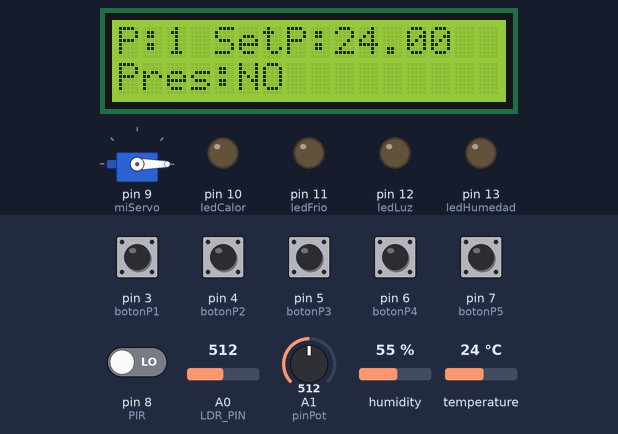
A sketch run on a simulated Arduino Uno, built with avr-gcc and run on an emulated ATmega328P. Shown: servo, 16×2 character LCD, output pins drawn as LEDs (lit = HIGH). The inputs (shaded band) are chosen by the test bench; at power-on: pin 3 (botonP1), pin 4 (botonP2), pin 5 (botonP3), pin 6 (botonP4), pin 7 (botonP5) HIGH, pin 8 (PIR) LOW, A1 (pinPot) = 512, A0 (LDR_PIN) = 512, humidity 55 %, temperature 24 °C. The local clock reads 2024-03-15 10:24:30 at power-on unless the sketch sets it; EEPROM starts erased; what the sketch prints to the serial monitor is not drawn.

Above: at 1.3 s.
1.4 s: pin 8 (PIR) driven HIGH
At 3.2 s:
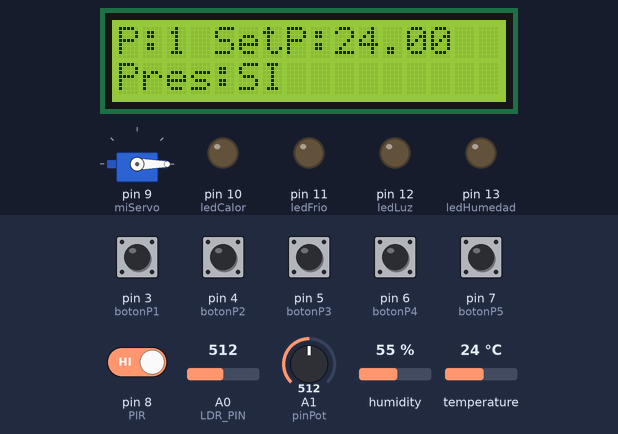
3.7 s: A1 (pinPot) set to 670
At 5.1 s:
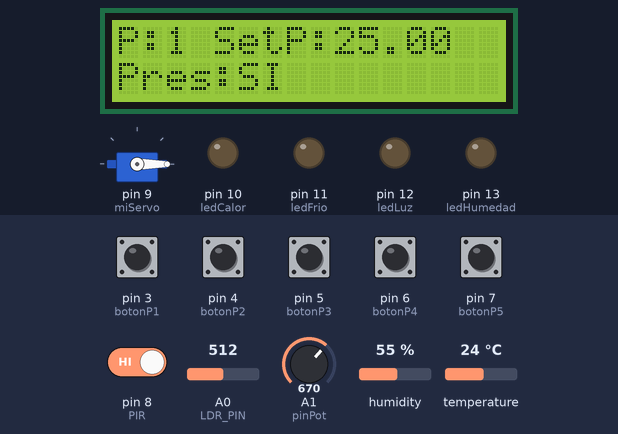
5.7 s: A1 (pinPot) set to 696
At 7.0 s:
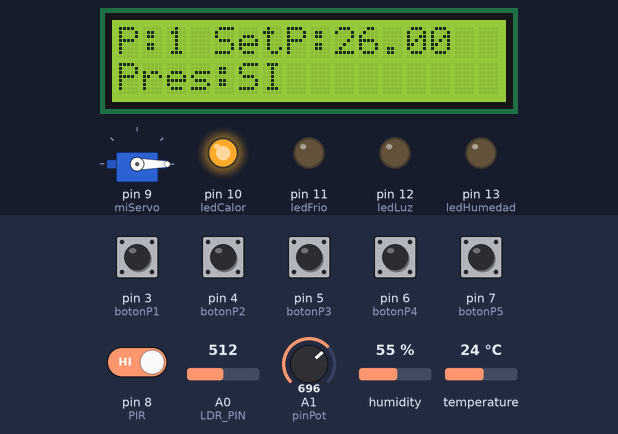
7.8 s: pin 4 (botonP2) pulled LOW for 1.25 s
At 9.1 s:
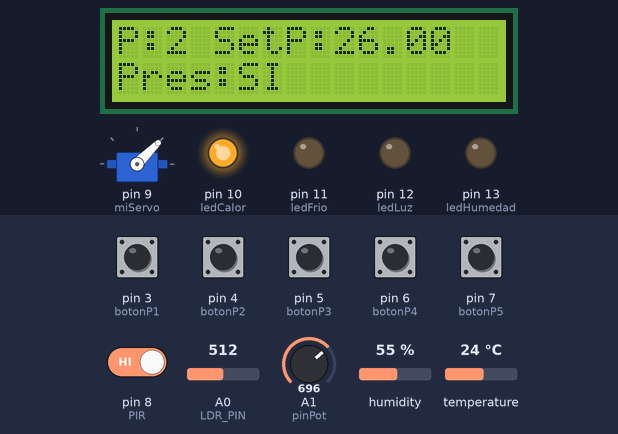
10.5 s: pin 5 (botonP3) pulled LOW for 1.25 s
At 12.3 s:
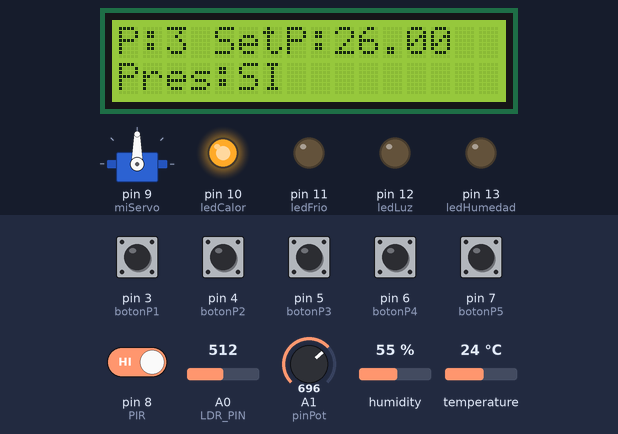
13.2 s: pin 6 (botonP4) pulled LOW for 1.25 s
At 15.3 s:
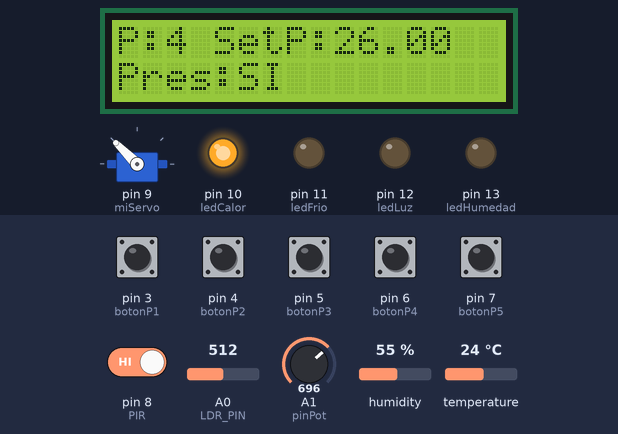
Timing chart, 0 to 16.8 s (numbered marks = the images above; inputs shaded):
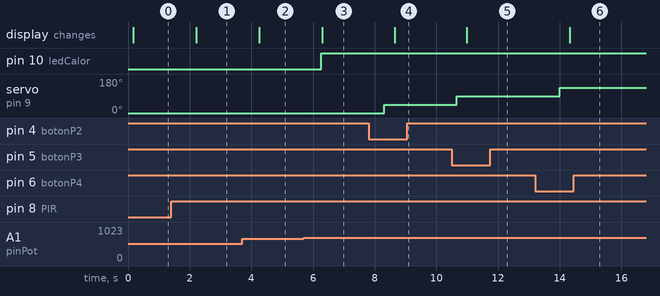

Measured:
- the behaviour switches between 681 and 682 on A1 (pinPot) (found by bisection; images 2 and 3)
- after the input at 1.4 s, the display: changes after 0.82 s (image 1)
- after the input at 3.7 s, the display: changes after 0.56 s (image 2)
- after the input at 5.7 s, pin 10 (ledCalor): LOW → HIGH after 0.57 s; the display: changes after 0.60 s (image 3)
- after the input at 7.8 s, servo on pin 9 (miServo): 0° → 45° after 0.51 s; the display: changes after 0.84 s (image 4)
- after the input at 10.5 s, servo on pin 9 (miServo): 45° → 90° after 0.15 s; the display: changes after 0.48 s (image 5)
- after the input at 13.2 s, servo on pin 9 (miServo): 90° → 135° after 0.80 s; the display: changes after 1.1 s (image 6)

The sketch:

sketch.ino
```cpp
// LIBRERIAS

#include <Wire.h> //Comunicación I2C
#include <LiquidCrystal_I2C.h> //Pantalla LCD
#include <DHT.h>//Sensor DHT22
#include <Servo.h> //Control servo
#include <PinChangeInterrupt.h>//Gestión de inerrupciones
#include <RTClib.h> //Reloj RTC
#include <EEPROM.h>

//CONFIG SENSOR DHT22
#define DHT_PIN 2 //Pin datos sensor
#define DHT_TYPE DHT22 //tipo de sensor

// CREACIÓN OBJETOS SENSORES Y ACTUADORES
DHT dht(DHT_PIN, DHT_TYPE);
LiquidCrystal_I2C lcd(0x27, 16, 2);
Servo miServo;
RTC_DS1307 rtc;

// PINES
int LDR_PIN = A0;
int PIR = 8;


// Pines pulsadores plantas(Botones)
int botonP1 = 3;
int botonP2 = 4;
int botonP3 = 5;
int botonP4 = 6;
int botonP5 = 7;


// LEDs indicadores
int ledCalor = 10;
int ledFrio = 11;
int ledLuz = 12;
int ledHumedad = 13;


// VARIABLES
int plantaActual = 1;//Inicializamos planta actual
bool frioActivo = false;//Control climatizacion
bool calorActivo = false;//Control climatizacion
bool luzActiva = false;
bool humedadActiva =false;
float setpointTemp = 25.0;


// INTERRUPCIONES
volatile bool llamadaP1 = false;
volatile bool llamadaP2 = false;
volatile bool llamadaP3 = false;
volatile bool llamadaP4 = false;
volatile bool llamadaP5 = false;


// DECLARACIÓN FUNCIONES
void leerSensores(float &temp, float &hum, int &luz, int &presencia);
void gestionarAscensor();
void controlTemperatura(float temp);
void controlIluminacion(int luz);
void actualizarLCD(float temp, int presencia);
void logSerialCSV(float temp, float hum, int luz, int presencia);
void configurarInterrupciones();
void configurarPines();
void controlHumedad(float hum);


// ISR
void irPlanta1();
void irPlanta2();
void irPlanta3();
void irPlanta4();
void irPlanta5();

const int pinPot = A1;


void setup() {
//Inicialización comunicación serie

  Serial.begin(9600);
  //Config e inicialización  Servo
  miServo.attach(9);
  miServo.write(0);
 // Inicialización  pantalla LCD

  lcd.init();
  lcd.backlight();

  //Inicialización del reloj RTC
  if (!rtc.begin()) {
    Serial.println("RTC no encontrado");
  }

  // Ajuste automático de fecha y hora (reinicio del RTC)
  if (!rtc.isrunning()) {
    rtc.adjust(DateTime(F(__DATE__), F(__TIME__)));

  }
  pinMode(pinPot, INPUT);

  dht.begin();//Inicialización DHT
  configurarPines(); //Config pines
  configurarInterrupciones(); //Config interrupciones
  EEPROM.get(0, setpointTemp);


  // validaciones
if (setpointTemp < 10 || setpointTemp > 35) setpointTemp = 25;


  // Cabecera CSV
  Serial.println("fecha,hora,planta,temperatura,setPoint,AC,calefaccion,humedad,deshumidificacion,valorLuz,iluminacion,presencia");

}

//Bucle principal
void loop() {
   //Declaramos variables
  float temp;
  float hum;
  int luz;
  int presencia;
  static float setpointAnterior = -1;


int pot = analogRead(pinPot);
float nuevoSetpoint = map(pot, 0, 1023, 18, 30);

nuevoSetpoint = round(nuevoSetpoint);


if (nuevoSetpoint != setpointTemp) {
  setpointTemp = nuevoSetpoint;
}

  //Llamadas a las funciones pertinentes
  leerSensores(temp, hum, luz, presencia); //leemos sensores
  gestionarAscensor();//gestión ascensor
   if (setpointTemp != setpointAnterior) {
    EEPROM.put(0, setpointTemp);
    setpointAnterior = setpointTemp;
  }

  controlTemperatura(temp);//Control climatización
  controlHumedad(hum);//Control humedad
  controlIluminacion(luz);//Control iluminación
  actualizarLCD(temp, presencia);//Actualización pantalla lcd
  logSerialCSV(temp, hum, luz,presencia); //Datos puero serie
  delay(1000);

}

//Funciones del sistema

//Config entradas y salidas
void configurarPines() {

  pinMode(PIR, INPUT);

  pinMode(botonP1, INPUT_PULLUP);
  pinMode(botonP2, INPUT_PULLUP);
  pinMode(botonP3, INPUT_PULLUP);
  pinMode(botonP4, INPUT_PULLUP);
  pinMode(botonP5, INPUT_PULLUP);


  pinMode(ledCalor, OUTPUT);
  pinMode(ledFrio, OUTPUT);
  pinMode(ledLuz, OUTPUT);
  pinMode(ledHumedad, OUTPUT);

}

//Gestión interrupciones.(Simulación llamadas a plantas)

void configurarInterrupciones() {

  attachPCINT(
    digitalPinToPCINT(botonP1),
    irPlanta1,
    FALLING
  );

  attachPCINT(
    digitalPinToPCINT(botonP2),
    irPlanta2,
    FALLING
  );

  attachPCINT(
    digitalPinToPCINT(botonP3),
    irPlanta3,
    FALLING
  );

  attachPCINT(
    digitalPinToPCINT(botonP4),
    irPlanta4,
    FALLING
  );


  attachPCINT(
    digitalPinToPCINT(botonP5),
    irPlanta5,
    FALLING
  );

}

//Lectura sensores ambientales y presencia
void leerSensores(float &temp, float &hum, int &luz, int &presencia) {

  temp = dht.readTemperature();//Leer temperatura
  hum = dht.readHumidity();//Leer nivel humedad
  luz = analogRead(LDR_PIN);//Leer nivel de luz
  presencia = digitalRead(PIR); //Leer sensor PIR

}


//Gestión movimiento ascensor
void gestionarAscensor() {


  if (llamadaP1) {
    miServo.write(0);
    delay(300);
    plantaActual = 1;
    llamadaP1 = false;
  }

  if (llamadaP2) {
    miServo.write(45);
    delay(300);
    plantaActual = 2;
    llamadaP2 = false;

  }

  if (llamadaP3) {
    miServo.write(90);
    delay(300);
    plantaActual = 3;
    llamadaP3 = false;

  }

  if (llamadaP4) {
    miServo.write(135);
    delay(300);
    plantaActual = 4;
    llamadaP4 = false;
  }

  if (llamadaP5) {
    miServo.write(180);
    delay(300);
    plantaActual = 5;
    llamadaP5 = false;

  }

}

//Gestión temperatura(leds rojo y azul)

void controlTemperatura(float temp) {

// FRÍO
if (frioActivo) {
  if (temp <= setpointTemp) {
    frioActivo = false;
  }
} else {
  if (temp >= setpointTemp + 1.5) {
    frioActivo = true;
  }
}

// CALOR
if (calorActivo) {
  if (temp >= setpointTemp) {
    calorActivo = false;
  }
} else {
  if (temp <= setpointTemp - 2) {
    calorActivo = true;
  }
}

  // evitar ambos activos
  if (frioActivo) {
    calorActivo = false;
  }
  if (calorActivo) {
    frioActivo = false;
  }

  digitalWrite(ledFrio, frioActivo);
  digitalWrite(ledCalor, calorActivo);
}


//Gestión iluminacion
void controlIluminacion(int luz) {

   // SENSOR INVERTIDO:
  // valor alto = oscuridad
  // valor bajo = claridad

  // Encender iluminación
  if (luz > 525 && !luzActiva) {
    luzActiva = true;
    digitalWrite(ledLuz, HIGH);

  }

  // Apagar iluminación
  else if (luz < 475 && luzActiva) {
    luzActiva = false;
    digitalWrite(ledLuz, LOW);

  }

}

void actualizarLCD(float temp, int presencia) {

  static int plantaAnterior = -1;
  static int presenciaAnterior = -1;
  static float setpointAnterior = -1;

  if (plantaActual != plantaAnterior ||
      presencia != presenciaAnterior ||
      setpointTemp != setpointAnterior) {

    //  Línea 1
    lcd.setCursor(0, 0);
    lcd.print("P:");
    lcd.print(plantaActual);
    lcd.print(" SetP:");
    lcd.print(setpointTemp);
    lcd.print("   ");

    //  Línea 2
    lcd.setCursor(0, 1);
    lcd.print("Pres:");
    lcd.print(presencia ? "SI" : "NO");
    lcd.print("   ");

    plantaAnterior = plantaActual;
    presenciaAnterior = presencia;
    setpointAnterior = setpointTemp;
  }
}


// log
void logSerialCSV(float temp, float hum, int luz, int presencia) {

  DateTime now = rtc.now();
  Serial.print(now.year());
  Serial.print("-");
  Serial.print(now.month());
  Serial.print("-");
  Serial.print(now.day());
  Serial.print(",");
  Serial.print(now.hour());
  Serial.print(":");
  Serial.print(now.minute());
  Serial.print(":");
  Serial.print(now.second());
  Serial.print(",");
  Serial.print(plantaActual);
  Serial.print(",");
  Serial.print(temp);
  Serial.print(",");
  Serial.print(setpointTemp);
  Serial.print(",");
  Serial.print(frioActivo ? "SI" : "NO");
  Serial.print(",");
  Serial.print(calorActivo ? "SI" : "NO");
  Serial.print(",");
  Serial.print(hum);
  Serial.print(",");
  Serial.print(humedadActiva ? "SI" : "NO");
  Serial.print(",");
  Serial.print(luz);
  Serial.print(",");
  Serial.print(luzActiva ? "SI" : "NO");
  Serial.print(",");
  Serial.println(presencia ? "SI" : "NO");


}


void controlHumedad(float hum){
  // mantener activo
   if(humedadActiva){
      // desactivar humedad alta
      if(hum < 70){
         humedadActiva = false;
      }
   }
   else{
      // activar humedad alta
      if(hum > 80){
         humedadActiva = true;
      }
   }
   digitalWrite(ledHumedad, humedadActiva);
}


// ISR
void irPlanta1() {
  llamadaP1 = true;
}
void irPlanta2() {
  llamadaP2 = true;
}
void irPlanta3() {
  llamadaP3 = true;
}
void irPlanta4() {
  llamadaP4 = true;
}
void irPlanta5() {
  llamadaP5 = true;
}
```
